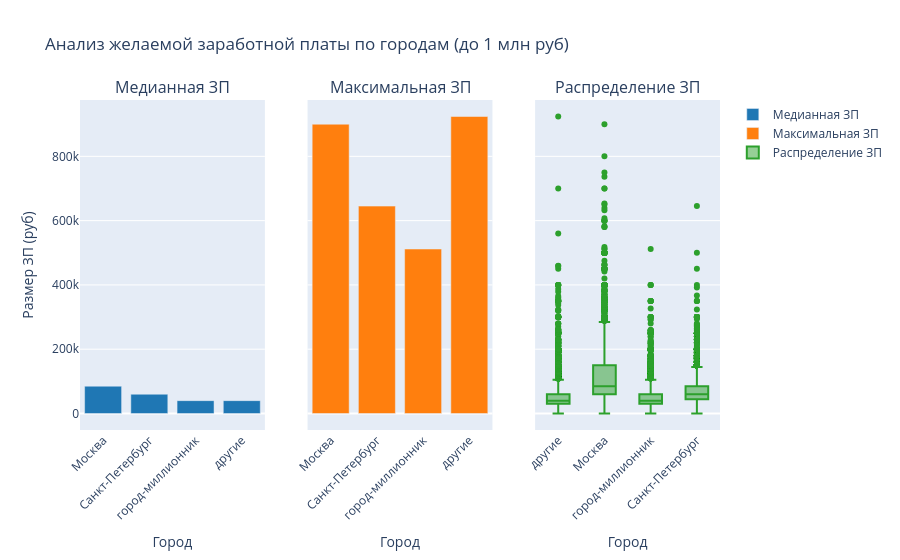

The notebook cell this image was saved under:
### Markdown cell above
5. Постройте диаграмму, которая показывает распределение желаемой заработной платы (**"ЗП (руб)"**) в зависимости от города (**"Город"**). Используйте для диаграммы данные о резюме, где желая заработная плата меньше 1 млн рублей.
*Сделайте выводы по полученной диаграмме: как соотносятся медианные уровни желаемой заработной платы и их размах в городах? Как вы считаете, важен ли признак города при прогнозировании заработной платы?*

### Code cell
# 1. Фильтрация данных: желаемая зарплата меньше 1 миллиона рублей
df_filtered = df[df['ЗП (руб)'] < 1000000]
feature = 'Город'

# 2. Расчет медианной заработной платы для каждого уровня образования
# Plotly Express может автоматически выполнить агрегацию, но для большей точности
# и контроля можно использовать явную группировку через pandas.
median_salary_by_feature = df_filtered.groupby(feature)['ЗП (руб)'].median().reset_index()
maximum_salary_by_feature = df_filtered.groupby(feature)['ЗП (руб)'].max().reset_index()

# 1. Создание отдельных фигур с помощью plotly express
# Используем go.Bar для создания трейсов (трассировок), которые можно объединить
# Для единообразия легенды и цветов, можно использовать общую цветовую шкалу или задать цвета вручную
trace1 = go.Bar(
    x=median_salary_by_feature[feature],
    y=median_salary_by_feature['ЗП (руб)'],
    name='Медианная ЗП',
    marker_color='#1f77b4' # Пример цвета
)

trace2 = go.Bar(
    x=maximum_salary_by_feature[feature],
    y=maximum_salary_by_feature['ЗП (руб)'],
    name='Максимальная ЗП',
    marker_color='#ff7f0e' # Пример цвета
)

trace3 = go.Box(
    x=df_filtered[feature],
    y=df_filtered['ЗП (руб)'],
    name='Распределение ЗП',
    marker_color='#2ca02c', # Пример цвета
    showlegend=True
)

# 2. Объединение трейсов в один график с помощью make_subplots
fig = make_subplots(
    rows=1, cols=3, 
    subplot_titles=('Медианная ЗП', 'Максимальная ЗП', 'Распределение ЗП'), # Подзаголовки для каждого графика
    shared_yaxes=True # Использование общей оси Y для лучшего сравнения масштабов
)

# Добавление трейсов в нужные ячейки
fig.add_trace(trace1, row=1, col=1)
fig.add_trace(trace2, row=1, col=2)
fig.add_trace(trace3, row=1, col=3) 

# 3. Обновление макета и заголовков
fig.update_layout(
    title_text='Анализ желаемой заработной платы по городам (до 1 млн руб)',
    # Установка общего названия для оси Y
    yaxis_title='Размер ЗП (руб)',
    # Убираем подписи осей X для каждого графика, так как они очевидны
    xaxis_title=feature,
    xaxis2_title=feature,
    xaxis3_title=feature,
    showlegend=True, # Показать легенду
    # Улучшаем отображение меток оси X, чтобы они не перекрывались
    xaxis=dict(tickangle=-45),
    xaxis2=dict(tickangle=-45),
    xaxis3=dict(tickangle=-45),    
)

# 4. Отображение объединенного графика
fig.show()

### Figure 1 — Plotly figure (JSON) as saved in the notebook; plotly's stock layout.template omitted (floating-point values rounded to 4 significant figures; data arrays with more than 128 entries replaced by an {"elided": "..."} marker saying what was removed)
{"data": [{"marker": {"color": "#1f77b4"}, "name": "Медианная ЗП", "type": "bar", "x": ["Москва", "Санкт-Петербург", "город-миллионник", "другие"], "xaxis": "x", "y": [85000.0, 60000.0, 40000.0, 40000.0], "yaxis": "y"}, {"marker": {"color": "#ff7f0e"}, "name": "Максимальная ЗП", "type": "bar", "x": ["Москва", "Санкт-Петербург", "город-миллионник", "другие"], "xaxis": "x2", "y": [900000, 645171, 511681, 923983], "yaxis": "y2"}, {"marker": {"color": "#2ca02c"}, "name": "Распределение ЗП", "showlegend": true, "type": "box", "x": {"elided": "44738 str values"}, "xaxis": "x3", "y": {"elided": "44738 int values"}, "yaxis": "y3"}], "layout": {"annotations": [{"font": {"size": 16}, "showarrow": false, "text": "Медианная ЗП", "x": 0.1444, "xanchor": "center", "xref": "paper", "y": 1, "yanchor": "bottom", "yref": "paper"}, {"font": {"size": 16}, "showarrow": false, "text": "Максимальная ЗП", "x": 0.5, "xanchor": "center", "xref": "paper", "y": 1, "yanchor": "bottom", "yref": "paper"}, {"font": {"size": 16}, "showarrow": false, "text": "Распределение ЗП", "x": 0.8556, "xanchor": "center", "xref": "paper", "y": 1, "yanchor": "bottom", "yref": "paper"}], "showlegend": true, "title": {"text": "Анализ желаемой заработной платы по городам (до 1 млн руб)"}, "xaxis": {"anchor": "y", "domain": [0, 0.2889], "tickangle": -45, "title": {"text": "Город"}}, "xaxis2": {"anchor": "y2", "domain": [0.3556, 0.6444], "tickangle": -45, "title": {"text": "Город"}}, "xaxis3": {"anchor": "y3", "domain": [0.7111, 1], "tickangle": -45, "title": {"text": "Город"}}, "yaxis": {"anchor": "x", "domain": [0, 1], "title": {"text": "Размер ЗП (руб)"}}, "yaxis2": {"anchor": "x2", "domain": [0, 1], "matches": "y", "showticklabels": false}, "yaxis3": {"anchor": "x3", "domain": [0, 1], "matches": "y", "showticklabels": false}}}
